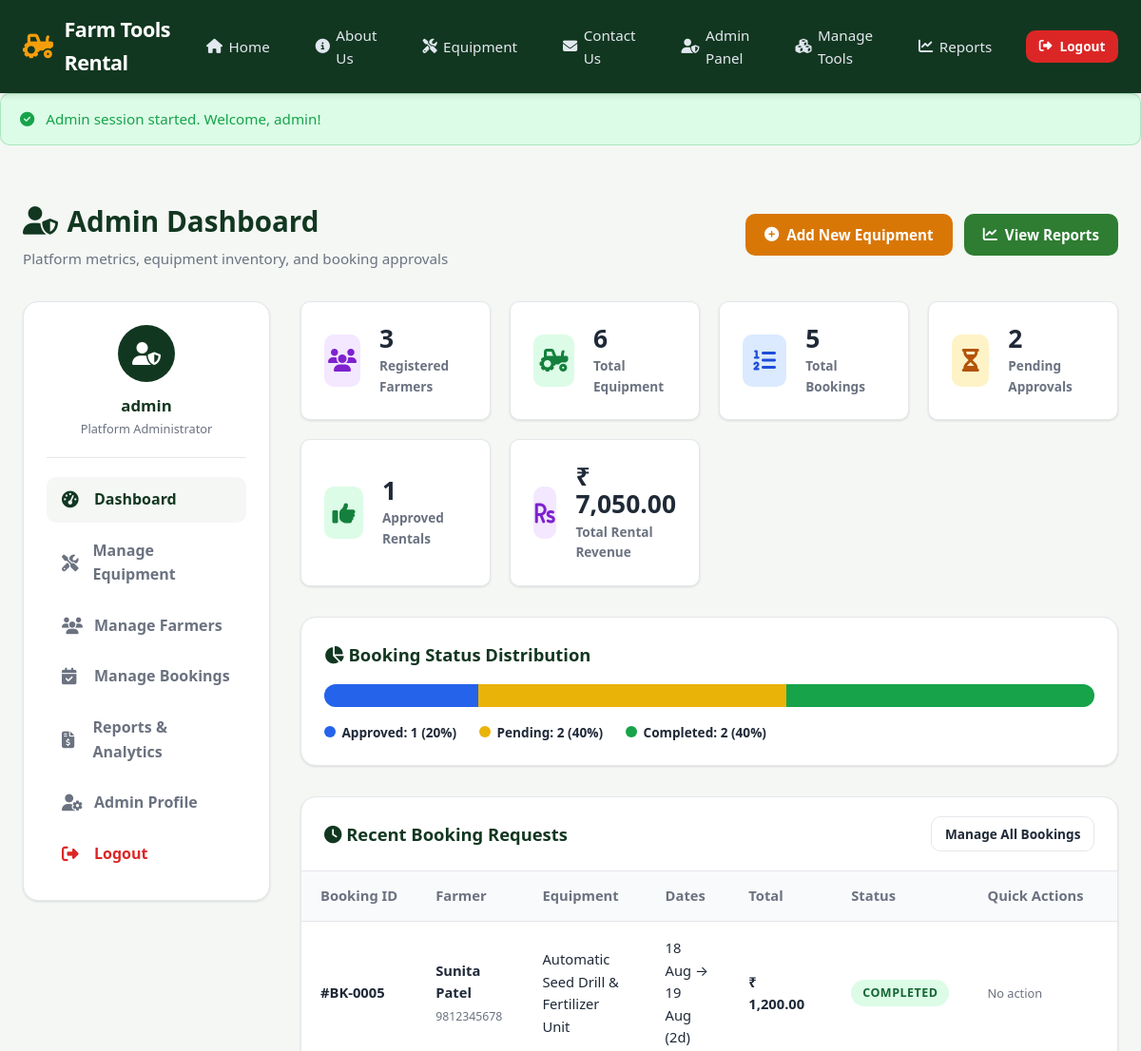
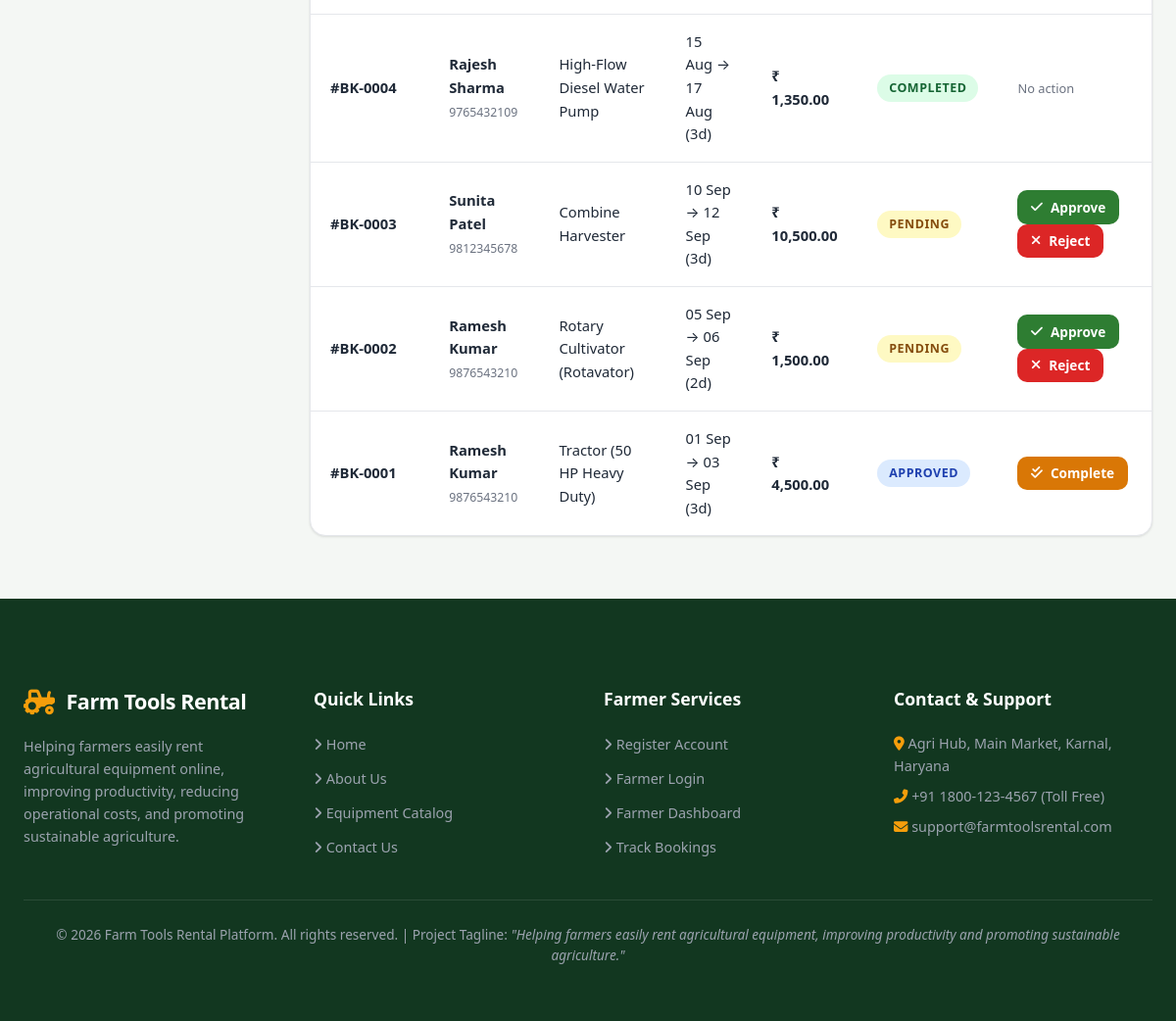
Screenshot of /admin/dashboard.php (signed in) with the database file from the repository (2 pictures, top to bottom).
### tables this page shows
CREATE TABLE `bookings` (
  `id` INT(11) NOT NULL AUTO_INCREMENT,
  `farmer_id` INT(11) NOT NULL,
  `equipment_id` INT(11) NOT NULL,
  `start_date` DATE NOT NULL,
  `end_date` DATE NOT NULL,
  `days` INT(11) NOT NULL,
  `total_amount` DECIMAL(10,2) NOT NULL,
  `status` ENUM('Pending','Approved','Rejected','Completed') NOT NULL DEFAULT 'Pending',
  `created_at` DATETIME DEFAULT CURRENT_TIMESTAMP,
  PRIMARY KEY (`id`),
  KEY `farmer_id` (`farmer_id`),
  KEY `equipment_id` (`equipment_id`),
  CONSTRAINT `fk_bookings_farmer` FOREIGN KEY (`farmer_id`) REFERENCES `farmers` (`id`) ON DELETE CASCADE,
  CONSTRAINT `fk_bookings_equipment` FOREIGN KEY (`equipment_id`) REFERENCES `equipment` (`id`) ON DELETE CASCADE
);

CREATE TABLE `farmers` (
  `id` INT(11) NOT NULL AUTO_INCREMENT,
  `name` VARCHAR(100) NOT NULL,
  `email` VARCHAR(100) NOT NULL UNIQUE,
  `phone` VARCHAR(20) NOT NULL,
  `address` TEXT NOT NULL,
  `password` VARCHAR(255) NOT NULL,
  `created_at` DATETIME DEFAULT CURRENT_TIMESTAMP,
  PRIMARY KEY (`id`)
);

CREATE TABLE `equipment` (
  `id` INT(11) NOT NULL AUTO_INCREMENT,
  `name` VARCHAR(100) NOT NULL,
  `category` VARCHAR(50) NOT NULL,
  `description` TEXT NOT NULL,
  `price_per_day` DECIMAL(10,2) NOT NULL,
  `availability` ENUM('Available','Unavailable','Maintenance') NOT NULL DEFAULT 'Available',
  `image` VARCHAR(255) DEFAULT 'default_equipment.jpg',
  `created_at` DATETIME DEFAULT CURRENT_TIMESTAMP,
  PRIMARY KEY (`id`)
);

### admin/dashboard.php (the view, shortened to what this page needs)
<?php
require_once __DIR__ . '/../config/database.php';
require_once __DIR__ . '/../includes/auth.php';
$total_farmers = 0;
$total_equipment = 0;
$total_bookings = 0;
$pending_bookings = 0;
$approved_bookings = 0;
$completed_bookings = 0;
$total_revenue = 0.00;
$recent_bookings = [];
try {
    $total_farmers    = $conn->query("SELECT COUNT(*) FROM farmers")->fetchColumn();
    $total_equipment  = $conn->query("SELECT COUNT(*) FROM equipment")->fetchColumn();
    $total_bookings   = $conn->query("SELECT COUNT(*) FROM bookings")->fetchColumn();
    $pending_bookings = $conn->query("SELECT COUNT(*) FROM bookings WHERE status = 'Pending'")->fetchColumn();
    $approved_bookings= $conn->query("SELECT COUNT(*) FROM bookings WHERE status = 'Approved'")->fetchColumn();
    $completed_bookings = $conn->query("SELECT COUNT(*) FROM bookings WHERE status = 'Completed'")->fetchColumn();
    $total_revenue    = $conn->query("SELECT COALESCE(SUM(total_amount), 0) FROM bookings WHERE status IN ('Approved', 'Completed')")->fetchColumn();
    $stmt = $conn->query("
        SELECT b.*, f.name AS farmer_name, f.phone AS farmer_phone, e.name AS equipment_name, e.image AS equipment_image
        FROM bookings b
        JOIN farmers f ON b.farmer_id = f.id
        JOIN equipment e ON b.equipment_id = e.id
        ORDER BY b.id DESC LIMIT 6
    ");
    $recent_bookings = $stmt->fetchAll();
} catch (Exception $e) {
}
require_once __DIR__ . '/../includes/header.php';
?>
<div class="container">
  <div class="page-header" style="display: flex; justify-content: space-between; align-items: center; flex-wrap: wrap; gap: 1rem;">
    <div>
      <h1 class="page-title"><i class="fas fa-user-shield"></i> Admin Dashboard</h1>
      <p class="page-subtitle">Platform metrics, equipment inventory, and booking approvals</p>
    </div>
    <div style="display: flex; gap: 0.75rem;">
      <a href="add_equipment.php" class="btn btn-accent"><i class="fas fa-plus-circle"></i> Add New Equipment</a>
      <a href="reports.php" class="btn btn-primary"><i class="fas fa-chart-line"></i> View Reports</a>
    </div>
  </div>
  <div class="dashboard-layout">
    <aside class="sidebar">
      <div class="sidebar-user">
        <div class="user-avatar" style="background: var(--primary-dark);"><i class="fas fa-user-shield"></i></div>
        <h4 style="font-size: 1.05rem; color: var(--primary-dark); font-weight: 700;"><?php echo htmlspecialchars($_SESSION['admin_username']); ?></h4>
        <p style="font-size: 0.8rem; color: var(--text-muted);">Platform Administrator</p>
      </div>
      <ul class="sidebar-menu">
        <li><a href="dashboard.php" class="sidebar-link active"><i class="fas fa-tachometer-alt"></i> Dashboard</a></li>
        <li><a href="equipment.php" class="sidebar-link"><i class="fas fa-tools"></i> Manage Equipment</a></li>
        <li><a href="farmers.php" class="sidebar-link"><i class="fas fa-users"></i> Manage Farmers</a></li>
        <li><a href="bookings.php" class="sidebar-link"><i class="fas fa-calendar-check"></i> Manage Bookings</a></li>
        <li><a href="reports.php" class="sidebar-link"><i class="fas fa-file-invoice-dollar"></i> Reports &amp; Analytics</a></li>
        <li><a href="profile.php" class="sidebar-link"><i class="fas fa-user-cog"></i> Admin Profile</a></li>
        <li><a href="logout.php" class="sidebar-link" style="color: var(--danger);"><i class="fas fa-sign-out-alt"></i> Logout</a></li>
      </ul>
    </aside>
    <div>
      <div class="stats-grid" style="grid-template-columns: repeat(auto-fit, minmax(200px, 1fr));">
        <div class="stat-card">
          <div class="stat-icon-wrap icon-purple"><i class="fas fa-users"></i></div>
          <div class="stat-info">
            <h3><?php echo $total_farmers; ?></h3>
            <p>Registered Farmers</p>
          </div>
        </div>
        <div class="stat-card">
          <div class="stat-icon-wrap icon-green"><i class="fas fa-tractor"></i></div>
          <div class="stat-info">
            <h3><?php echo $total_equipment; ?></h3>
            <p>Total Equipment</p>
          </div>
        </div>
        <div class="stat-card">
          <div class="stat-icon-wrap icon-blue"><i class="fas fa-list-ol"></i></div>
          <div class="stat-info">
            <h3><?php echo $total_bookings; ?></h3>
            <p>Total Bookings</p>
          </div>
        </div>
        <div class="stat-card">
          <div class="stat-icon-wrap icon-amber"><i class="fas fa-hourglass-half"></i></div>
          <div class="stat-info">
            <h3><?php echo $pending_bookings; ?></h3>
            <p>Pending Approvals</p>
          </div>
        </div>
        <div class="stat-card">
          <div class="stat-icon-wrap icon-green"><i class="fas fa-thumbs-up"></i></div>
          <div class="stat-info">
            <h3><?php echo $approved_bookings; ?></h3>
            <p>Approved Rentals</p>
          </div>
        </div>
        <div class="stat-card">
          <div class="stat-icon-wrap icon-purple"><i class="fas fa-rupee-sign"></i></div>
          <div class="stat-info">
            <h3>₹ <?php echo number_format($total_revenue, 2); ?></h3>
            <p>Total Rental Revenue</p>
          </div>
        </div>
      </div>
      <div class="table-card" style="padding: 1.5rem; margin-bottom: 2rem;">
        <h3 class="table-title" style="margin-bottom: 1rem;"><i class="fas fa-chart-pie"></i> Booking Status Distribution</h3>
        <?php
          $pct_pending = $total_bookings > 0 ? round(($pending_bookings / $total_bookings) * 100) : 0;
          $pct_approved = $total_bookings > 0 ? round(($approved_bookings / $total_bookings) * 100) : 0;
          $pct_completed = $total_bookings > 0 ? round(($completed_bookings / $total_bookings) * 100) : 0;
        ?>
        <div style="display: flex; height: 24px; border-radius: 50px; overflow: hidden; background: #e2e8f0; margin-bottom: 1rem;">
          <div style="width: <?php echo $pct_approved; ?>%; background: var(--info);" title="Approved: <?php echo $pct_approved; ?>%"></div>
          <div style="width: <?php echo $pct_pending; ?>%; background: var(--warning);" title="Pending: <?php echo $pct_pending; ?>%"></div>
          <div style="width: <?php echo $pct_completed; ?>%; background: var(--success);" title="Completed: <?php echo $pct_completed; ?>%"></div>
        </div>
        <div style="display: flex; gap: 1.5rem; flex-wrap: wrap; font-size: 0.85rem; font-weight: 600;">
          <span style="display: flex; align-items: center; gap: 0.4rem;"><span style="width: 12px; height: 12px; border-radius: 50%; background: var(--info);"></span> Approved: <?php echo $approved_bookings; ?> (<?php echo $pct_approved; ?>%)</span>
          <span style="display: flex; align-items: center; gap: 0.4rem;"><span style="width: 12px; height: 12px; border-radius: 50%; background: var(--warning);"></span> Pending: <?php echo $pending_bookings; ?> (<?php echo $pct_pending; ?>%)</span>
          <span style="display: flex; align-items: center; gap: 0.4rem;"><span style="width: 12px; height: 12px; border-radius: 50%; background: var(--success);"></span> Completed: <?php echo $completed_bookings; ?> (<?php echo $pct_completed; ?>%)</span>
        </div>
      </div>
      <div class="table-card">
        <div class="table-header">
          <h3 class="table-title"><i class="fas fa-clock"></i> Recent Booking Requests</h3>
          <a href="bookings.php" class="btn btn-outline-dark btn-sm">Manage All Bookings</a>
        </div>
        <div class="table-responsive">
          <table class="custom-table">
            <thead>
              <tr>
                <th>Booking ID</th>
                <th>Farmer</th>
                <th>Equipment</th>
                <th>Dates</th>
                <th>Total</th>
                <th>Status</th>
                <th>Quick Actions</th>
              </tr>
            </thead>
            <tbody>
              <?php if (!empty($recent_bookings)): ?>
                <?php foreach ($recent_bookings as $b): ?>
                  <tr>
                    <td><strong>#BK-<?php echo str_pad($b['id'], 4, '0', STR_PAD_LEFT); ?></strong></td>
                    <td>
                      <strong><?php echo htmlspecialchars($b['farmer_name']); ?></strong><br>
                      <small style="color: var(--text-muted);"><?php echo htmlspecialchars($b['farmer_phone']); ?></small>
                    </td>
                    <td><?php echo htmlspecialchars($b['equipment_name']); ?></td>
                    <td><?php echo date('d M', strtotime($b['start_date'])); ?> &rarr; <?php echo date('d M', strtotime($b['end_date'])); ?> (<?php echo $b['days']; ?>d)</td>
                    <td><strong>₹ <?php echo number_format($b['total_amount'], 2); ?></strong></td>
                    <td>
                      <?php
                        $st = $b['status'];
                        $cls = strtolower($st);
                        echo "<span class='status-pill status-{$cls}'>{$st}</span>";
                      ?>
                    </td>
                    <td>
                      <?php if ($b['status'] === 'Pending'): ?>
                        <a href="update_booking_status.php?id=<?php echo $b['id']; ?>&status=Approved" class="btn btn-primary btn-sm" title="Approve"><i class="fas fa-check"></i> Approve</a>
                        <a href="update_booking_status.php?id=<?php echo $b['id']; ?>&status=Rejected" class="btn btn-danger btn-sm" title="Reject" onclick="return confirm('Reject this booking?');"><i class="fas fa-times"></i> Reject</a>
                      <?php elseif ($b['status'] === 'Approved'): ?>
                        <a href="update_booking_status.php?id=<?php echo $b['id']; ?>&status=Completed" class="btn btn-accent btn-sm"><i class="fas fa-check-double"></i> Complete</a>
                      <?php else: ?>
                        <span style="font-size: 0.8rem; color: var(--text-muted);">No action</span>
                      <?php endif; ?>
                    </td>
                  </tr>
                <?php endforeach; ?>
              <?php else: ?>
                <tr>
                  <td colspan="7" style="text-align: center; color: var(--text-muted); padding: 2rem;">No bookings found.</td>
                </tr>
              <?php endif; ?>
            </tbody>
          </table>
        </div>
      </div>
    </div>
  </div>
</div>
<?php require_once __DIR__ . '/../includes/footer.php'; ?>

### rows the page displays
bookings: id "0005", farmer.name "Sunita Patel", farmer.phone "9812345678", equipment.name "Automatic Seed Drill & Fertilizer Unit", start_date "18 Aug", end_date "19 Aug", days "2", total_amount "1,200.00", status "COMPLETED", shows "No action"
bookings: id "0004", farmer.name "Rajesh Sharma", farmer.phone "9765432109", equipment.name "High-Flow Diesel Water Pump", start_date "15 Aug", end_date "17 Aug", days "3", total_amount "1,350.00", status "COMPLETED", shows "No action"
bookings: id "0003", farmer.name "Sunita Patel", farmer.phone "9812345678", equipment.name "Combine Harvester", start_date "10 Sep", end_date "12 Sep", days "3", total_amount "10,500.00", status "PENDING"
bookings: id "0002", farmer.name "Ramesh Kumar", farmer.phone "9876543210", equipment.name "Rotary Cultivator (Rotavator)", start_date "05 Sep", end_date "06 Sep", days "2", total_amount "1,500.00", status "PENDING"
bookings: id "0001", farmer.name "Ramesh Kumar", farmer.phone "9876543210", equipment.name "Tractor (50 HP Heavy Duty)", start_date "01 Sep", end_date "03 Sep", days "3", total_amount "4,500.00", status "APPROVED"

### other values shown
$_SESSION['flash_success'] "Admin session started. Welcome, admin!"
$_SESSION['admin_username'] "admin"
$total_farmers "3"
$total_equipment "6"
$total_bookings "5"
$pending_bookings "2"
$approved_bookings "1"
$total_revenue "7,050.00"
$pct_approved "20"
$pct_pending "40"
$completed_bookings "2"
$pct_completed "40"
